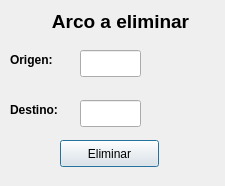
<?xml version="1.0" encoding="UTF-8"?>
<ui version="4.0">
 <class>DeleteEdge</class>
 <widget class="QDialog" name="DeleteEdge">
  <property name="geometry">
   <rect>
    <x>0</x>
    <y>0</y>
    <width>225</width>
    <height>186</height>
   </rect>
  </property>
  <property name="windowTitle">
   <string>Dialog</string>
  </property>
  <widget class="QLineEdit" name="from">
   <property name="geometry">
    <rect>
     <x>80</x>
     <y>50</y>
     <width>61</width>
     <height>27</height>
    </rect>
   </property>
  </widget>
  <widget class="QLabel" name="label_2">
   <property name="geometry">
    <rect>
     <x>10</x>
     <y>50</y>
     <width>61</width>
     <height>21</height>
    </rect>
   </property>
   <property name="text">
    <string>&lt;html&gt;&lt;head/&gt;&lt;body&gt;&lt;p&gt;&lt;span style=&quot; font-weight:600;&quot;&gt;Origen:&lt;/span&gt;&lt;/p&gt;&lt;/body&gt;&lt;/html&gt;</string>
   </property>
  </widget>
  <widget class="QLabel" name="label">
   <property name="geometry">
    <rect>
     <x>30</x>
     <y>10</y>
     <width>181</width>
     <height>21</height>
    </rect>
   </property>
   <property name="text">
    <string>&lt;html&gt;&lt;head/&gt;&lt;body&gt;&lt;p align=&quot;center&quot;&gt;&lt;span style=&quot; font-size:14pt; font-weight:600;&quot;&gt;Arco a eliminar&lt;/span&gt;&lt;/p&gt;&lt;/body&gt;&lt;/html&gt;</string>
   </property>
  </widget>
  <widget class="QPushButton" name="delete_2">
   <property name="geometry">
    <rect>
     <x>60</x>
     <y>140</y>
     <width>99</width>
     <height>27</height>
    </rect>
   </property>
   <property name="text">
    <string>Eliminar</string>
   </property>
  </widget>
  <widget class="QLineEdit" name="to">
   <property name="geometry">
    <rect>
     <x>80</x>
     <y>100</y>
     <width>61</width>
     <height>27</height>
    </rect>
   </property>
  </widget>
  <widget class="QLabel" name="label_3">
   <property name="geometry">
    <rect>
     <x>10</x>
     <y>100</y>
     <width>61</width>
     <height>21</height>
    </rect>
   </property>
   <property name="text">
    <string>&lt;html&gt;&lt;head/&gt;&lt;body&gt;&lt;p&gt;&lt;span style=&quot; font-weight:600;&quot;&gt;Destino:&lt;/span&gt;&lt;/p&gt;&lt;/body&gt;&lt;/html&gt;</string>
   </property>
  </widget>
 </widget>
 <resources/>
 <connections/>
</ui>
